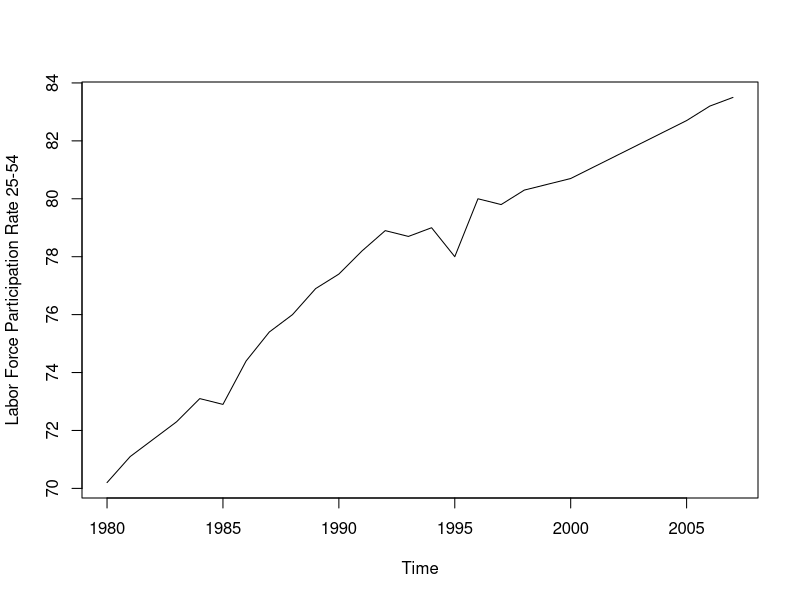
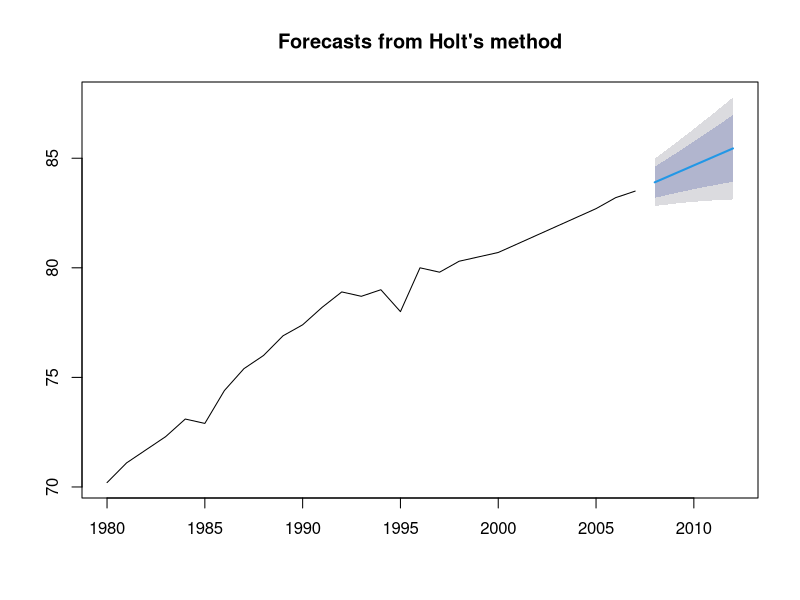
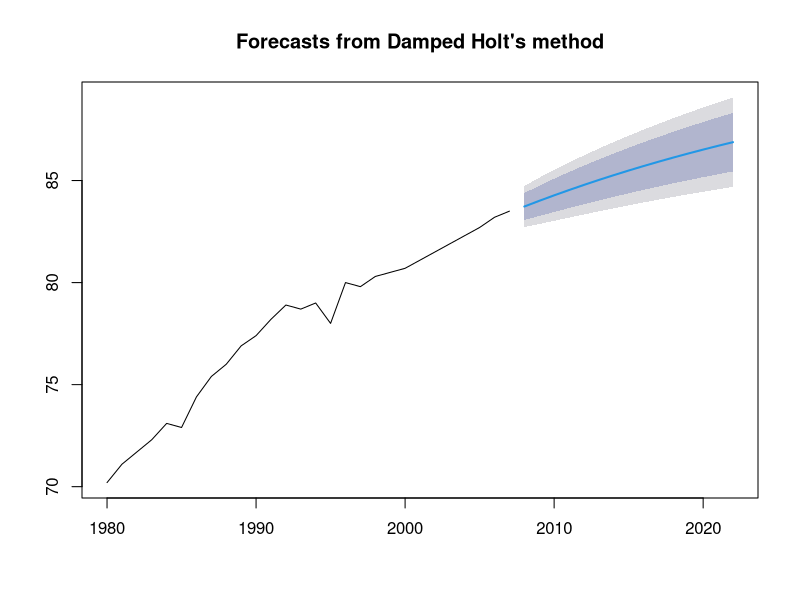
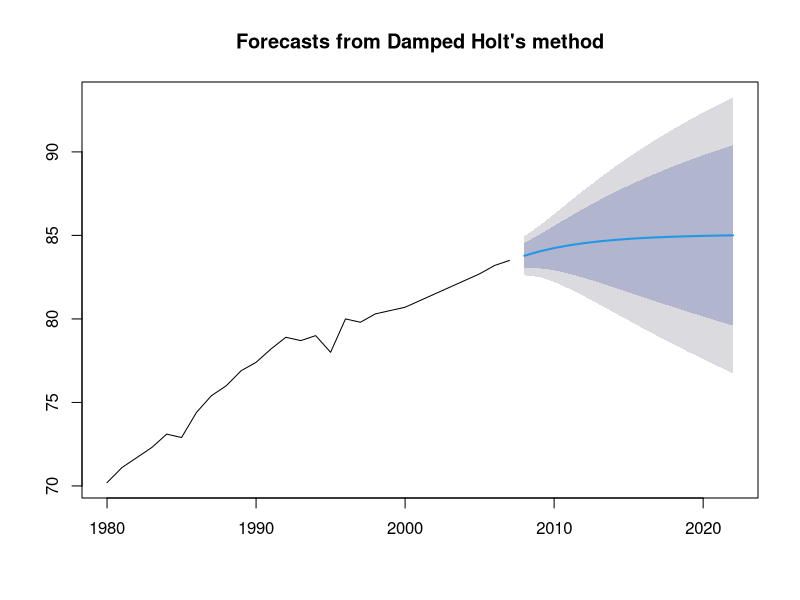
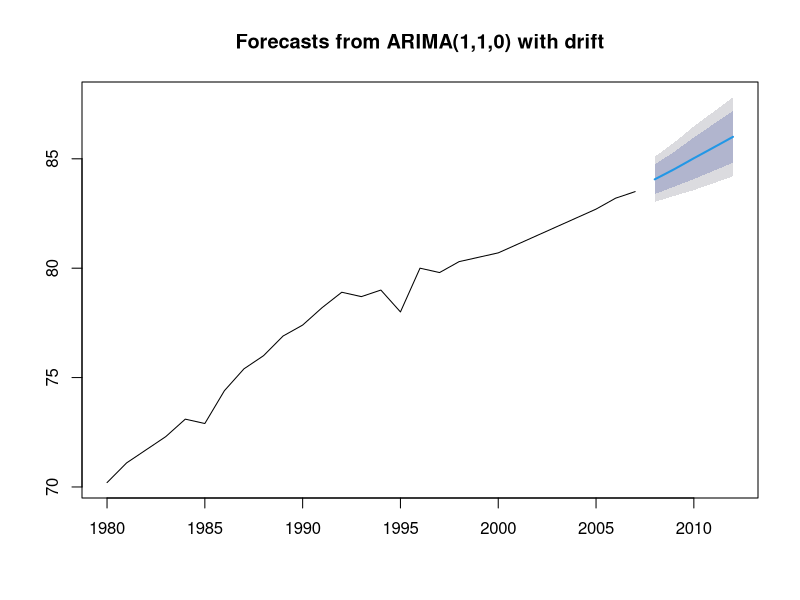
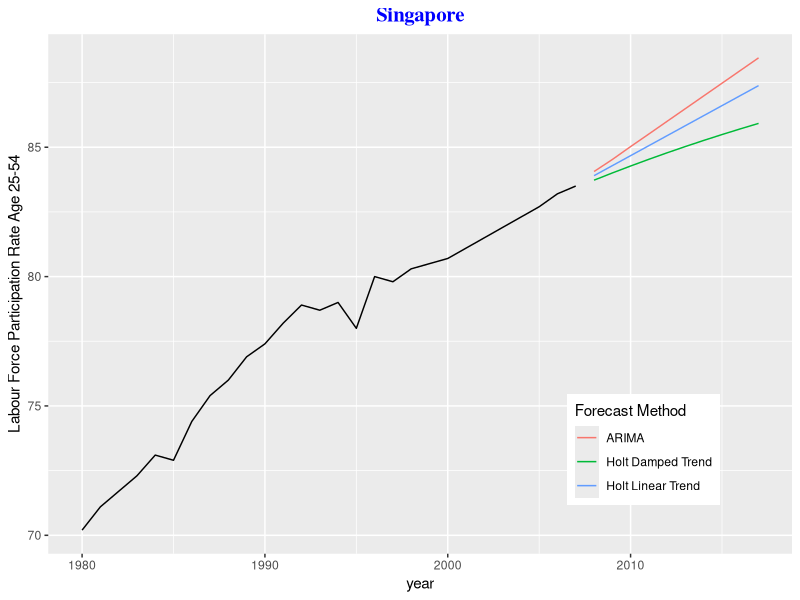

R code for these plots, in order:
## ---- chunk 1
knitr::opts_chunk$set(echo = TRUE)
## ---- chunk 2
# Input data as a single string
singapore <- "70.19999695 71.09999847 71.69999695 72.30000305 73.09999847 72.90000153 74.40000153 75.40000153 76 76.90000153 77.40000153 78.19999695 78.90000153 78.69999695 79 78 80 79.80000305 80.30000305 80.5 80.69999695 81.09999847 81.5 81.90000153 82.30000305 82.69999695 83.19999695 83.5"

# Convert the string to a numeric vector
singapore <- as.numeric(strsplit(singapore, "\\s+")[[1]])

# Print the vector
print(singapore)
## ---- chunk 3
# Convert to time series
singapore = ts(singapore, start = 1980)
## ---- chunk 4
plot(singapore, ylab = "Labor Force Participation Rate 25-54")
## ---- chunk 5
# Load necessary packages
library(forecast)
## ---- chunk 6
# Exponential smoothing with holt
holttrend = holt(singapore, h = 5)
summary(holttrend)
## ---- chunk 7
# Plot the model
plot(holttrend)
## ---- chunk 8
# Phi auto generated
plot(holt(singapore, h = 15, damped = T))
## ---- chunk 9
# To see the generated value for Phi
summary(holt(singapore, h = 15, damped = T))
## ---- chunk 10
# Manual setting of Phi
plot(holt(singapore, h = 15, damped = T, phi = 0.8))
## ---- chunk 11
# Arima auto generated
singapore.arima = auto.arima(singapore)
summary(singapore.arima)
## ---- chunk 12
# Plotting the auto.arima model
plot(forecast(singapore.arima, h = 5))
## ---- chunk 13
# Exact calculation of Arima parameters
auto.arima(singapore, stepwise = F, approximation = F)
## ---- chunk 14
# Overview plot - models
holttrend = holt(singapore, h = 10)
holtdamped = holt(singapore, h = 10, damped = T)
arimafore = forecast(auto.arima(singapore), h = 10)
library(ggplot2)
## ---- chunk 15
# 3 Forecast Lines as Comparison
autoplot(singapore) +
  forecast::autolayer(holttrend$mean, series = "Holt Linear Trend") +
  forecast::autolayer(holtdamped$mean, series = "Holt Damped Trend") +
  forecast::autolayer(arimafore$mean, series = "ARIMA") +
  xlab("year") + ylab("Labour Force Participation Rate Age 25-54") + 
  guides(colour=guide_legend(title="Forecast Method")) + theme(legend.position = c(0.8, 0.2)) +
  ggtitle("Singapore") + theme(plot.title=element_text(family="Times", hjust = 0.5, color = "blue",
                                                      face="bold", size=15))
## ---- chunk 16
# Calculate error metrics for training set
arima_accuracy <- accuracy(arimafore)
holt_linear_accuracy <- accuracy(holttrend)
holt_damped_accuracy <- accuracy(holtdamped)

arima_accuracy
holt_linear_accuracy
holt_damped_accuracy
